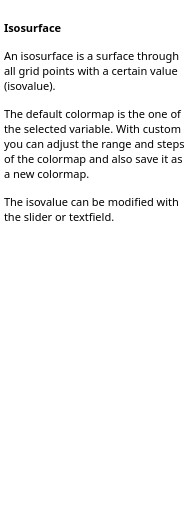
<ui version="4.0" >
 <class>IsoSurfaceHelpBase</class>
 <widget class="QWidget" name="IsoSurfaceHelpBase" >
  <property name="geometry" >
   <rect>
    <x>0</x>
    <y>0</y>
    <width>191</width>
    <height>513</height>
   </rect>
  </property>
  <property name="sizePolicy" >
   <sizepolicy vsizetype="Expanding" hsizetype="Preferred" >
    <horstretch>0</horstretch>
    <verstretch>0</verstretch>
   </sizepolicy>
  </property>
  <property name="baseSize" >
   <size>
    <width>200</width>
    <height>500</height>
   </size>
  </property>
  <property name="windowTitle" >
   <string>Form2</string>
  </property>
  <layout class="QGridLayout" >
   <property name="margin" >
    <number>0</number>
   </property>
   <property name="spacing" >
    <number>0</number>
   </property>
   <item row="0" column="0" >
    <widget class="QTextBrowser" name="vrpTextBrowserInstruction" >
     <property name="sizePolicy" >
      <sizepolicy vsizetype="Expanding" hsizetype="Expanding" >
       <horstretch>0</horstretch>
       <verstretch>0</verstretch>
      </sizepolicy>
     </property>
     <property name="minimumSize" >
      <size>
       <width>0</width>
       <height>0</height>
      </size>
     </property>
     <property name="font" >
      <font>
       <family>Droid Sans</family>
       <pointsize>8</pointsize>
      </font>
     </property>
     <property name="toolTip" >
      <string/>
     </property>
     <property name="frameShape" >
      <enum>QFrame::NoFrame</enum>
     </property>
     <property name="lineWidth" >
      <number>1</number>
     </property>
     <property name="html" >
      <string>&lt;!DOCTYPE HTML PUBLIC "-//W3C//DTD HTML 4.0//EN" "http://www.w3.org/TR/REC-html40/strict.dtd">
&lt;html>&lt;head>&lt;meta name="qrichtext" content="1" />&lt;style type="text/css">
p, li { white-space: pre-wrap; }
&lt;/style>&lt;/head>&lt;body style=" font-family:'Droid Sans'; font-size:8pt; font-weight:400; font-style:normal;">
&lt;p style=" margin-top:0px; margin-bottom:0px; margin-left:0px; margin-right:0px; -qt-block-indent:0; text-indent:0px;">                 &lt;/p>
&lt;p style=" margin-top:0px; margin-bottom:0px; margin-left:0px; margin-right:0px; -qt-block-indent:0; text-indent:0px;">&lt;span style=" font-weight:600;">Isosurface&lt;/span> &lt;/p>
&lt;p style=" margin-top:12px; margin-bottom:12px; margin-left:0px; margin-right:0px; -qt-block-indent:0; text-indent:0px;">An isosurface is a surface through all grid points with a certain value (isovalue). &lt;/p>
&lt;p style=" margin-top:12px; margin-bottom:12px; margin-left:0px; margin-right:0px; -qt-block-indent:0; text-indent:0px;">The default colormap is the one of the selected variable. With custom you can adjust the range and steps of the colormap and also save it as a new colormap.&lt;/p>
&lt;p style=" margin-top:12px; margin-bottom:12px; margin-left:0px; margin-right:0px; -qt-block-indent:0; text-indent:0px;">The isovalue can be modified with the slider or textfield.&lt;/p>&lt;/body>&lt;/html></string>
     </property>
    </widget>
   </item>
  </layout>
 </widget>
 <layoutdefault spacing="6" margin="11" />
 <pixmapfunction>qPixmapFromMimeSource</pixmapfunction>
 <resources/>
 <connections/>
</ui>
